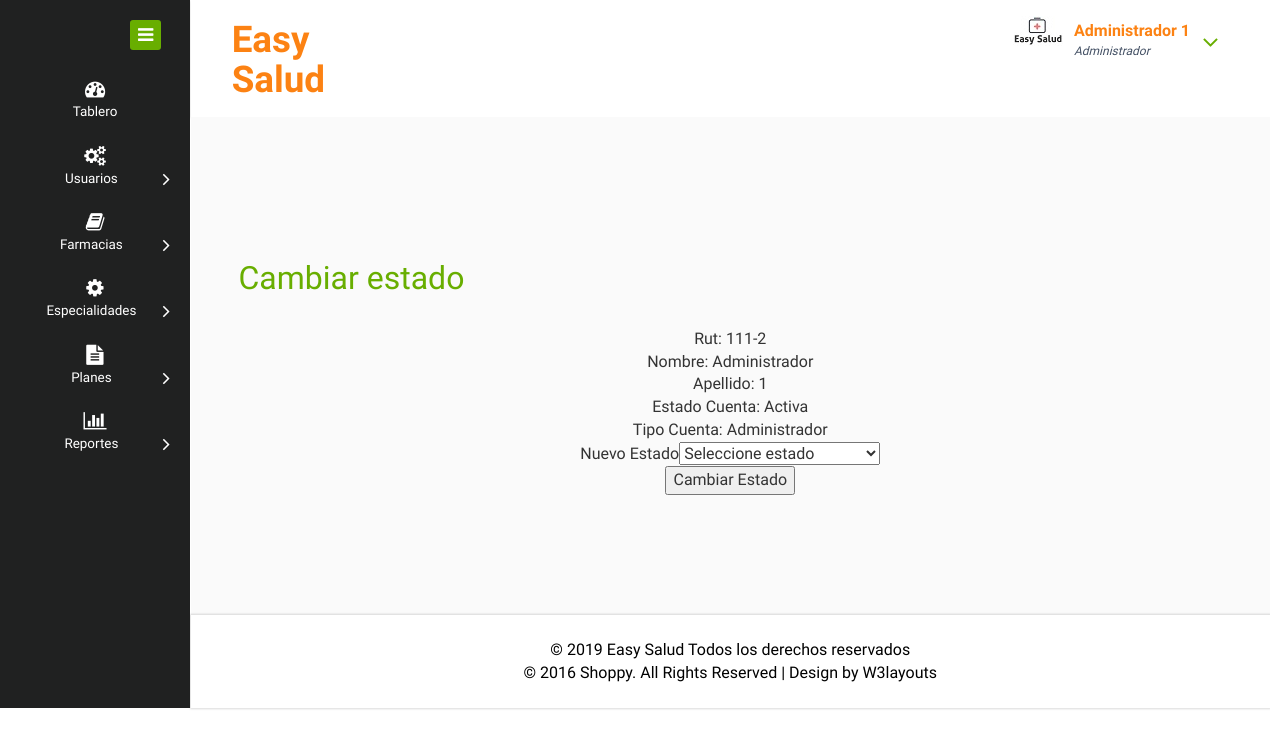
Page /Admin/cambiarEstado.php?id=1 (signed in) on the committed database.
### tables this page shows
CREATE TABLE ET_USUARIOS(
	C_ID_USUARIO INT NOT NULL AUTO_INCREMENT PRIMARY KEY,
	C_ID_TIPO_USUARIO INT NOT NULL,
	C_ID_COMUNA INT NOT NULL,
	C_ID_ESTADO_CUENTA INT NOT NULL,
	S_RUN_USUARIO VARCHAR(10),
	D_NOMBRE_USUARIO VARCHAR(50) NOT NULL,
	D_APELLIDO_USUARIO VARCHAR(50) NOT NULL,
	D_EMAIL_USUARIO VARCHAR(50) NOT NULL,
	N_TELEFONO_USUARIO INT,
	N_MOVIL_USUARIO INT NOT NULL,
	D_DIRECCION_USUARIO VARCHAR(100) NOT NULL,
	S_DEPTO_USARIO VARCHAR(10),
	F_FECHA_NACIMIENTO DATE NOT NULL,
	S_SEXO_USUARIO VARCHAR(1),
	D_CLAVE_USUARIO VARCHAR (50) NOT NULL,
	D_CODIGO_USUARIO VARCHAR(50) NOT NULL,
	F_FECHA_REGISTRO TIMESTAMP NOT NULL DEFAULT CURRENT_TIMESTAMP
);

CREATE TABLE ET_ESTADO_CUENTA(
	C_ID_ESTADO_CUENTA INT NOT NULL AUTO_INCREMENT PRIMARY KEY,
	D_ESTADO_CUENTA VARCHAR(50) NOT NULL,
	F_FECHA_REGISTRO TIMESTAMP NOT NULL DEFAULT CURRENT_TIMESTAMP
);

CREATE TABLE ET_TIPO_USUARIO(
	C_ID_TIPO_USUARIO INT NOT NULL AUTO_INCREMENT PRIMARY KEY,
	D_TIPO_USUARIO VARCHAR(50) NOT NULL,
	F_FECHA_REGISTRO TIMESTAMP NOT NULL DEFAULT CURRENT_TIMESTAMP
);

### config.php (called while the page is built, shortened)
<?php
	$Titulo = 'Easy Salud';
?>

### mysql.php (called while the page is built, shortened)
<?php
      function Conectarse()
      {
        $con = mysqli_connect('66.7.198.100','easys83_web','EasySalud2018.','easys83_easysalud');
		mysqli_set_charset($con,"utf8");
		return $con;
      }
      function mostrarUsuario($id){
          $con = Conectarse();
          $sql = "SELECT * FROM ET_USUARIOS INNER JOIN ET_TIPO_USUARIO ON ET_TIPO_USUARIO.C_ID_TIPO_USUARIO = ET_USUARIOS.C_ID_TIPO_USUARIO INNER JOIN ET_COMUNA ON ET_COMUNA.C_ID_COMUNA = ET_USUARIOS.C_ID_COMUNA INNER JOIN ET_REGION ON ET_REGION.C_ID_REGION = ET_COMUNA.C_ID_REGION INNER JOIN ET_ESTADO_CUENTA ON ET_ESTADO_CUENTA.C_ID_ESTADO_CUENTA = ET_USUARIOS.C_ID_ESTADO_CUENTA WHERE ET_USUARIOS.C_ID_USUARIO = '$id'";
          $result = mysqli_query($con, $sql);
          return $result;
      }
?>

### admin/cambiarEstado.php (the view, shortened to what this page needs)
<?php
	include("../config.php");
	include("../mysql.php");
	if(isset($_COOKIE["rol"])){
	$rol = $_COOKIE["rol"];
	}
	$admin = "1";
	$usuario = "2";
        $profesional = "3";
        $farmacia = "4";
        if(isset($_GET["id"])){
            $idUsuario = $_GET["id"];
            $auxPerfil = mostrarUsuario($idUsuario);
                ?><script>alert("No se permite cambiar el estado del administrador principal");
                window.location.href = "usuarios.php";</script><?php
        }else{
            header("Location:index.php");
        }
?>
<!DOCTYPE HTML>
<html>
<head>
<link href="css/bootstrap.css" rel="stylesheet" type="text/css" media="all">
<link href="css/style.css" rel="stylesheet" type="text/css" media="all"/>
<link href="css/font-awesome.css" rel="stylesheet">
</head>
<body>
<?php if(isset($_COOKIE["rol"])){
    if( $rol == $admin) { ?>
<div class="page-container">
   <div class="left-content">
	   <div class="mother-grid-inner">
				<div class="header-main">
					<div class="header-left">
							<div class="logo-name">
									 <a href="index.php"> <h1><?php echo $Titulo ?></h1>
								  </a>
							</div>
							<div class="clearfix"> </div>
						 </div>
						 <div class="header-right">
							<div class="profile_details">
								<ul>
									<li class="dropdown profile_details_drop">
										<a href="#" class="dropdown-toggle" data-toggle="dropdown" aria-expanded="false">
											<div class="profile_img">
												<span class="prfil-img"><img src="images/p1.png" alt=""> </span>
												<div class="user-name">
													<p><?php echo $_COOKIE["nomUsu"]." ".$_COOKIE["apeUsu"] ?></p>
													<span>Administrador</span>
												</div>
												<i class="fa fa-angle-down lnr"></i>
												<div class="clearfix"></div>
											</div>
										</a>
									</li>
								</ul>
							</div>
							<div class="clearfix"> </div>
						</div>
				     <div class="clearfix"> </div>
				</div>
<div class="inner-block">
    <div class="cols-grids panel-widget">
        <h2>Cambiar estado</h2>
        <div class="chute chute-center text-center">
            <div class="row mb40">
                <?php while($perfil = mysqli_fetch_array($auxPerfil)){
                    echo "Rut: ".$perfil["S_RUN_USUARIO"]."<br/>";
                    echo "Nombre: ".$perfil["D_NOMBRE_USUARIO"]."<br/>";
                    echo "Apellido: ".$perfil["D_APELLIDO_USUARIO"]."<br/>";
                    echo "Estado Cuenta: ".$perfil["D_ESTADO_CUENTA"]."<br/>";
                    echo "Tipo Cuenta: ".$perfil["D_TIPO_USUARIO"]."<br/>";
                    ?> <form action="" method="post">
                <center><table>
                        <tr>
                            <td>
                                Nuevo Estado
                            </td>
                            <td>
                                <select name="estado" id="estado">
			<option value="0" selected="true"  disabled="disabled">Seleccione estado</option>
                                </select>
                            </td>
                        </tr>
                        <tr>
                            <td colspan="2">
                        <center><input type="submit" value="Cambiar Estado" id="cambiar" name="cambiar"></center>
                            </td>
                        </tr>
                </table> </form></center> <?php
                } ?>
            </div>
        </div>
    </div>
</div>
<div class="copyrights">
        <p>© <?php echo date("Y"). " ". $Titulo; ?> Todos los derechos reservados</p>
	<p>© 2016 Shoppy. All Rights Reserved | Design by  <a href="http://w3layouts.com/" target="_blank">W3layouts</a> </p>
</div>
</div>
</div>
    <div class="sidebar-menu">
		  	<div class="logo"> <a href="#" class="sidebar-icon"> <span class="fa fa-bars"></span> </a>  </div>
		    <div class="menu">
		      <ul id="menu" >
		        <li id="menu-home" ><a href="index.php"><i class="fa fa-tachometer"></i><span>Tablero</span></a></li>
		        <li><a href="usuarios.php"><i class="fa fa-cogs"></i><span>Usuarios</span><span class="fa fa-angle-right" style="float: right"></span></a>
		        </li>
		        <li id="menu-comunicacao" ><a href="farmacia.php"><i class="fa fa-book nav_icon"></i><span>Farmacias</span><span class="fa fa-angle-right" style="float: right"></span></a>
		        </li>
                        <li id="menu-comunicacao" ><a href="especialidades.php"><i class="fa fa-cog"></i><span>Especialidades</span><span class="fa fa-angle-right" style="float: right"></span></a>
		        </li>
                        <li id="menu-comunicacao" ><a href="planes.php"><i class="fa fa-file-text"></i><span>Planes</span><span class="fa fa-angle-right" style="float: right"></span></a>
		        </li>
                        <li id="menu-comunicacao" ><a href="reportes.php"><i class="fa fa-bar-chart"></i><span>Reportes</span><span class="fa fa-angle-right" style="float: right"></span></a>
		        </li>
		      </ul>
		    </div>
	 </div>
</div>
    <?php }else if ($rol == $profesional) { ?>
        <div class="login-page">
            <div class="login-main">
                 <div class="login-head">
                                        <h1>Easy Salud Administración</h1>
                                </div>
                                <div class="login-block">
                                    <h1><cebter>No tiene permisos para entrar a esta pagina</cebter></h1>
                                    <h5><a href="../index.php">Volver al inicio</a></h5>
                                </div>
              </div>
        </div>
        <div class="copyrights">
        <p>© <?php echo date("Y"). " ". $Titulo; ?> Todos los derechos reservados</p>
	<p>© 2016 Shoppy. All Rights Reserved | Design by  <a href="http://w3layouts.com/" target="_blank">W3layouts</a> </p>
    </div>
                    <script src="js/jquery.nicescroll.js"></script>
                    <script src="js/scripts.js"></script>
    <script src="js/bootstrap.js"> </script>
    <?php }}else{ header("Location:login.php");}?>
</body>
</html>

### rows in the picture
et_usuarios: S_RUN_USUARIO "111-2", D_NOMBRE_USUARIO "Administrador", D_APELLIDO_USUARIO "1", C_ID_ESTADO_CUENTA.D_ESTADO_CUENTA "Activa", C_ID_TIPO_USUARIO.D_TIPO_USUARIO "Administrador"

### other values in the picture
$Titulo "Easy Salud"
$_COOKIE["nomUsu"] "Administrador"
$_COOKIE["apeUsu"] "1"
